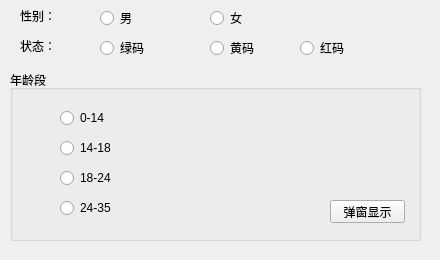
<?xml version="1.0" encoding="UTF-8"?>
<ui version="4.0">
 <class>GetInfo</class>
 <widget class="QWidget" name="GetInfo">
  <property name="geometry">
   <rect>
    <x>0</x>
    <y>0</y>
    <width>440</width>
    <height>260</height>
   </rect>
  </property>
  <property name="windowTitle">
   <string>Form</string>
  </property>
  <widget class="QLabel" name="label_2">
   <property name="geometry">
    <rect>
     <x>20</x>
     <y>40</y>
     <width>54</width>
     <height>12</height>
    </rect>
   </property>
   <property name="text">
    <string>状态：</string>
   </property>
  </widget>
  <widget class="QRadioButton" name="radioButtonMan">
   <property name="geometry">
    <rect>
     <x>100</x>
     <y>10</y>
     <width>89</width>
     <height>16</height>
    </rect>
   </property>
   <property name="text">
    <string>男</string>
   </property>
  </widget>
  <widget class="QGroupBox" name="groupBox">
   <property name="geometry">
    <rect>
     <x>10</x>
     <y>70</y>
     <width>411</width>
     <height>171</height>
    </rect>
   </property>
   <property name="title">
    <string>年龄段</string>
   </property>
   <widget class="QPushButton" name="pushButton">
    <property name="geometry">
     <rect>
      <x>320</x>
      <y>130</y>
      <width>75</width>
      <height>23</height>
     </rect>
    </property>
    <property name="text">
     <string>弹窗显示</string>
    </property>
   </widget>
   <widget class="QRadioButton" name="Age0_14">
    <property name="geometry">
     <rect>
      <x>50</x>
      <y>40</y>
      <width>89</width>
      <height>16</height>
     </rect>
    </property>
    <property name="text">
     <string>0-14</string>
    </property>
   </widget>
   <widget class="QRadioButton" name="Age14_18">
    <property name="geometry">
     <rect>
      <x>50</x>
      <y>70</y>
      <width>89</width>
      <height>16</height>
     </rect>
    </property>
    <property name="text">
     <string>14-18</string>
    </property>
   </widget>
   <widget class="QRadioButton" name="Age18_24">
    <property name="geometry">
     <rect>
      <x>50</x>
      <y>100</y>
      <width>89</width>
      <height>16</height>
     </rect>
    </property>
    <property name="text">
     <string>18-24</string>
    </property>
   </widget>
   <widget class="QRadioButton" name="Age24_35">
    <property name="geometry">
     <rect>
      <x>50</x>
      <y>130</y>
      <width>89</width>
      <height>16</height>
     </rect>
    </property>
    <property name="text">
     <string>24-35</string>
    </property>
   </widget>
  </widget>
  <widget class="QRadioButton" name="radioButtonYellow">
   <property name="geometry">
    <rect>
     <x>210</x>
     <y>40</y>
     <width>89</width>
     <height>16</height>
    </rect>
   </property>
   <property name="text">
    <string>黄码</string>
   </property>
  </widget>
  <widget class="QLabel" name="label">
   <property name="geometry">
    <rect>
     <x>20</x>
     <y>10</y>
     <width>54</width>
     <height>12</height>
    </rect>
   </property>
   <property name="text">
    <string>性别：</string>
   </property>
  </widget>
  <widget class="QRadioButton" name="radioButtonGreen">
   <property name="geometry">
    <rect>
     <x>100</x>
     <y>40</y>
     <width>89</width>
     <height>16</height>
    </rect>
   </property>
   <property name="text">
    <string>绿码</string>
   </property>
  </widget>
  <widget class="QRadioButton" name="radioButtonWoman">
   <property name="geometry">
    <rect>
     <x>210</x>
     <y>10</y>
     <width>89</width>
     <height>16</height>
    </rect>
   </property>
   <property name="text">
    <string>女</string>
   </property>
  </widget>
  <widget class="QRadioButton" name="radioButtonRed">
   <property name="geometry">
    <rect>
     <x>300</x>
     <y>40</y>
     <width>89</width>
     <height>16</height>
    </rect>
   </property>
   <property name="text">
    <string>红码</string>
   </property>
  </widget>
 </widget>
 <resources/>
 <connections/>
</ui>
